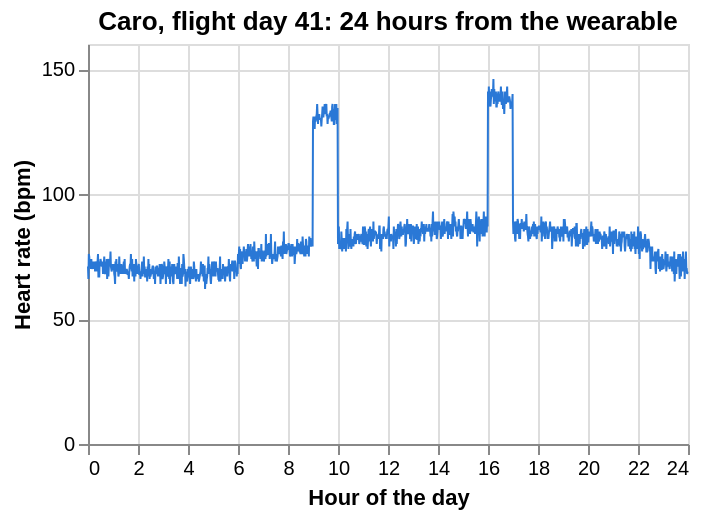

This figure's notebook cell:
### Code cell
trace = pd.DataFrame(gs.Wearable(seed=2).session(caro, 40)["trace"]).assign(hour=lambda d: d.minute / 60)
alt.Chart(trace).mark_line(strokeWidth=1, color=BLUE).encode(
    x=alt.X("hour:Q", title="Hour of the day", scale=alt.Scale(domain=[0, 24])), y=alt.Y("hr_bpm:Q", title="Heart rate (bpm)"),
    tooltip=[alt.Tooltip("hour:Q", format=".2f"), "hr_bpm"]
).properties(width="container", height=200, title=alt.Title("Caro, flight day 41: 24 hours from the wearable"))

### Figure 1 — Vega-Lite specification as saved in the notebook (floating-point values rounded to 4 significant figures; data arrays with more than 128 entries replaced by an {"elided": "..."} marker saying what was removed)
{"$schema": "https://vega.github.io/schema/vega-lite/v5.20.1.json", "config": {"view": {"continuousHeight": 300, "continuousWidth": 300}}, "data": {"name": "data-eef5347b02b09681355bdc18176d877c"}, "datasets": {"data-eef5347b02b09681355bdc18176d877c": {"elided": "1440 records"}}, "encoding": {"tooltip": [{"field": "hour", "format": ".2f", "type": "quantitative"}, {"field": "hr_bpm", "type": "quantitative"}], "x": {"field": "hour", "scale": {"domain": [0, 24]}, "title": "Hour of the day", "type": "quantitative"}, "y": {"field": "hr_bpm", "title": "Heart rate (bpm)", "type": "quantitative"}}, "height": 200, "mark": {"color": "#2a78d6", "strokeWidth": 1, "type": "line"}, "title": {"text": "Caro, flight day 41: 24 hours from the wearable"}, "width": "container"}
